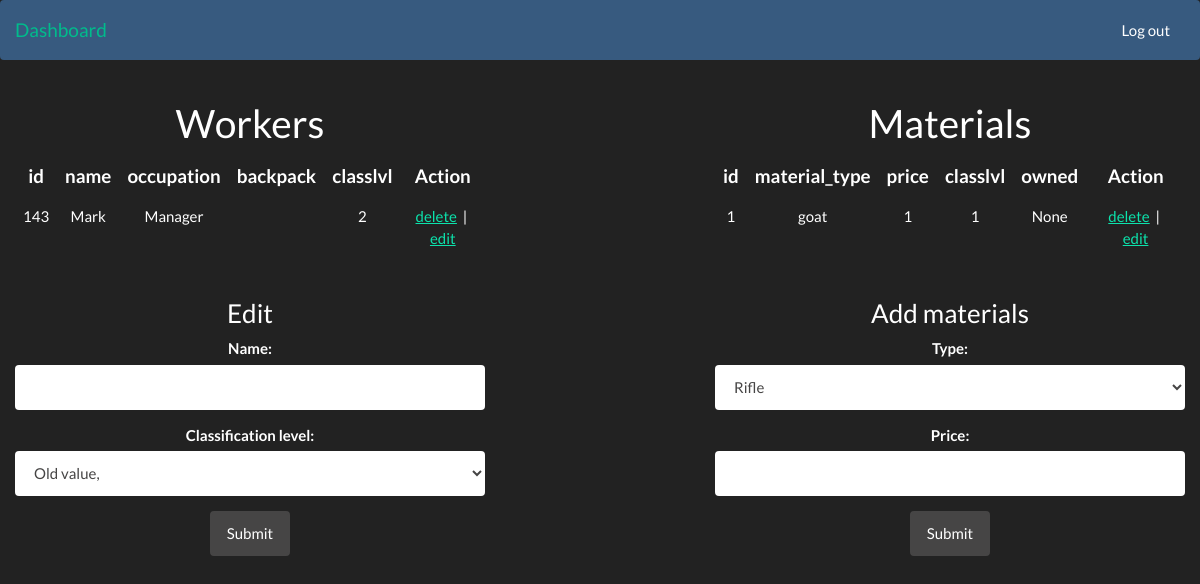
Before: /dashboard/personal/?edit_per=161 (signed in) with the older database file.
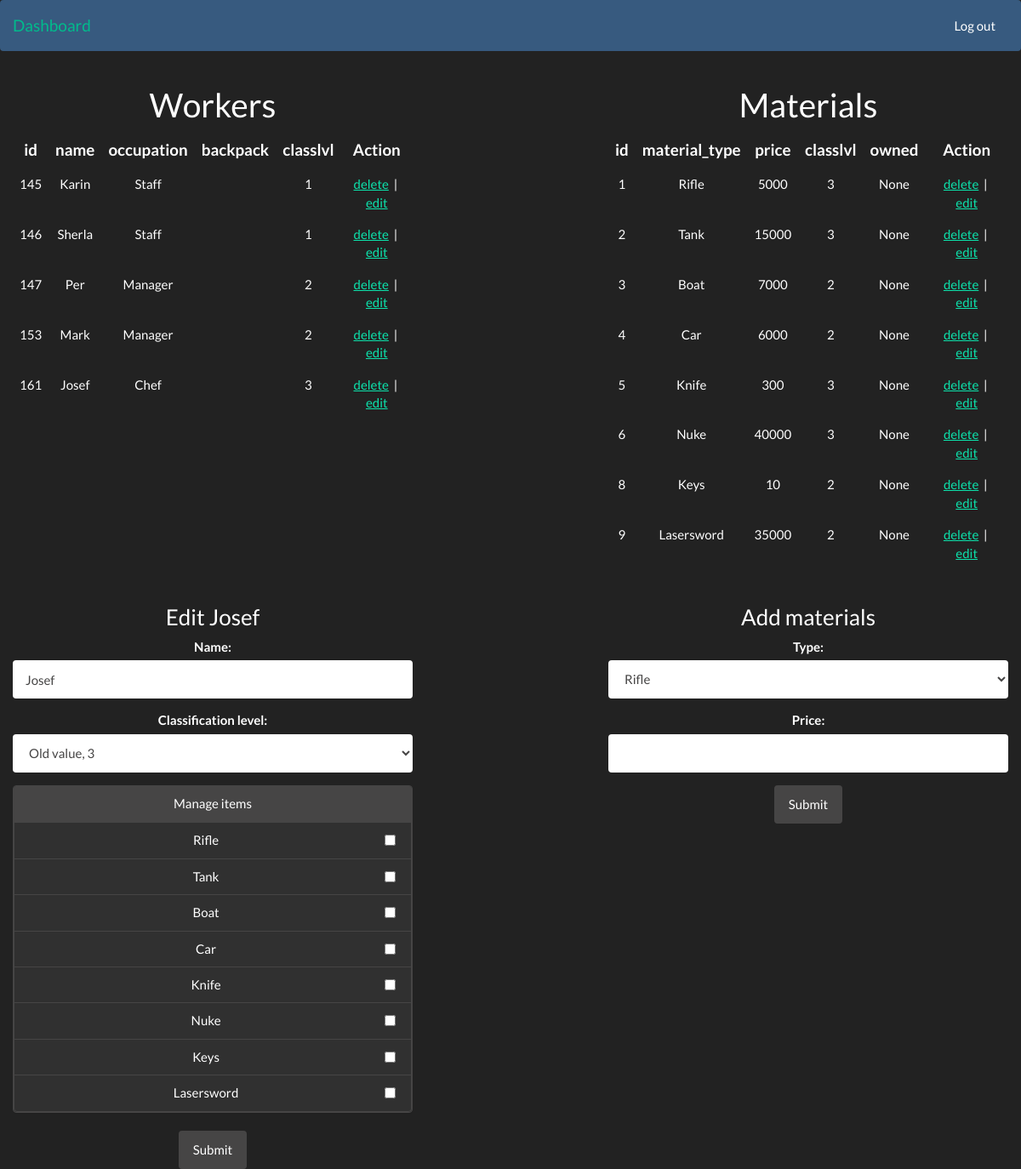
After: the same page with the newer database file.
### manager.py (models this page shows, shortened)
class Manager(Employee):
    """
    A class for medium level personal
    """

### transport.py (models this page shows, shortened)
class Transport(Materials):
    """
    A Transport class
    """

### app.py (the view, shortened to what this page needs)
@app.route('/dashboard/personal/', methods=['GET', 'POST'])
def personal():
    if g.user:
        edit_per = request.args.get('edit_per')
        edit_mat = request.args.get('edit_mat')
        workers_backpack = None
        try:
            workers_backpack = con.get_worker(edit_per).backpack.split(', ')
        except AttributeError:
            pass
        if (request.method == 'GET'):
            delete_per = request.args.get('del_per')
            delete_mat = request.args.get('del_mat')
            if (delete_per):
                con.delete_worker(delete_per)
            if (delete_mat):
                con.delete_material(delete_mat)
        return render_template(
            'personal.html',
            table_workers=con.create_workers_table(),
            table_material=con.create_material_table(),
            edit_per=edit_per,
            edit_mat=edit_mat,
            worker=con.get_worker(edit_per),
            material=con.get_material(edit_mat),
            av_materials=con.get_avaliable_material(edit_per),
            workers_backpack=workers_backpack
        )
    else:
        return redirect(url_for('index'))

### app.py (called while the page is built)
@app.before_request
def before_request():
    g.user = None
    if 'user' in session:
        g.user = session['user']

### controller.py (called while the page is built)
    def get_worker(self, edit_id):
        return self.session.query(Workers).filter(Workers.id == edit_id).first()

    def get_material(self, edit_id):
        return self.session.query(Materials).filter(Materials.id == edit_id).first()

    def get_avaliable_material(self, edit_id):
        worker = self.get_worker(edit_id)
        if not worker:
            return None
        bpack = self.get_worker(worker.id).backpack.split(', ')
        all_materials = self.session.query(Materials)
        avaliable_materials = all_materials.filter(
            and_(\
            Materials.classlvl <= worker.classlvl,\
            ~Materials.material_type.in_(bpack),\
            Materials.owned == None\
            )
        ).all()
        return avaliable_materials

### templates/personal.html
{% include 'header.html' %}
<div class="container-fluid" role="main">
    <div class="row">
        <div class="col-md-5 text-center">
            <h1>Workers</h1>
              <table class="table">
                    {{ table_workers|safe }}
              </table>
        </div>
        <div class="col-md-5 col-md-offset-2 text-center">
            <h1>Materials</h1>
              <table class="table">
                    {{ table_material|safe }}
              </table>
        </div>
    </div>
    <div class="row">
        {% include 'persons_edit.html' %}
        {% include 'materials_edit.html' %}
    </div>
</div>
{% include 'footer.html' %}

### templates/persons_edit.html (shortened to what this page needs)
{% if edit_per %}
<div class="col-md-5 text-center">
    <h3>Edit {{ worker.name }}</h3>
    <form role="form" method="POST" action="{{url_for('personal') + '?edit_per=' + edit_per}}">
        <div class="form-group">
            <label for="name">Name: </label>
            <input type="text" name="name" class="form-control" value="{{ worker.name }}"/>
        </div>
        <div class="form-group">
            <label for="sel1">Classification level:</label>
            <select class="form-control" id="sel1" name="classlvl" value="{{ worker.classlvl }}">
                <option value="{{ worker.classlvl }}" selected>Old value, {{ worker.classlvl }}</option>
            </select>
        </div>
        <div class="form-group">
                {% if av_materials %}
                <div class="panel panel-default">
                    <div class="panel-heading">Manage items</div>
                    {% for mat in av_materials %}
                    <li class="list-group-item">
                        {{mat.material_type}}
                        <div class="pull-right">
                            <input id="opt" name="check" value="{{mat.material_type}}" type="checkbox" {{ 'checked' if mat.material_type in worker.backpack else '' }}/>
                        </div>
                    </li>
                    {% endfor %}
                </div>
                {% endif %}
        </div>
        <button type="submit" class="btn btn-default" name="edit_worker">Submit</button>
    </form>
</div>
{% endif %}

Changed rows visible on the page:
removed Manager: occupation "id name occupation backpack classlvl Action 143 Mark Manager 2 delete | edit"
added Manager: occupation "id name occupation backpack classlvl Action 145 Karin Staff 1 delete | edit 146 Sherla Staff 1 delete | edit 147 Per Manager 2 delete | edit 153 Mark Manager 2 delete | edit 161 Josef Chef 3 delete | edit", name "Josef", classlvl "Old value, 3"
added Transport: material_type "id material_type price classlvl owned Action 1 Rifle 5000 3 None delete | edit 2 Tank 15000 3 None delete | edit 3 Boat 7000 2 None delete | edit 4 Car 6000 2 None delete | edit 5 Knife 300 3 None delete | edit 6 Nuke 40000 3 None delete | edit 8 Keys 10 2 None delete | edit 9 Lasersword 35000 2 None delete | edit", material_type "Lasersword"
now on one of the page's lists (row edited): Transport: material_type "Rifle"
changed Transport: material_type "goat" → "Rifle" (drawn)
added Transport: material_type "Tank"
added Transport: material_type "Boat"
added Transport: material_type "Car"
added Transport: material_type "Knife"
added Transport: material_type "Nuke"
added Transport: material_type "Keys"
Other visible differences:
{{ table_material|safe }}: "id material_type price classlvl owned Action 1 goat 1 1 None delete | edit" → "…classlvl owned Action 1 Rifle 5000 3 None delete | edit 2 Tank 15000 3 None delete | edit 3 Boat 7000 2 None delete | edit 4 Car 6000 2 None delete | edit 5 Knife 300 3 None delete | edit 6 Nuke 40000 3 None delete | edit 8 Keys 10 2 None delete | edit 9 Lasersword 35000 2 None delete | edit"
form field classlvl: "Old value," → (not shown)
text now shown: "Manage items"
